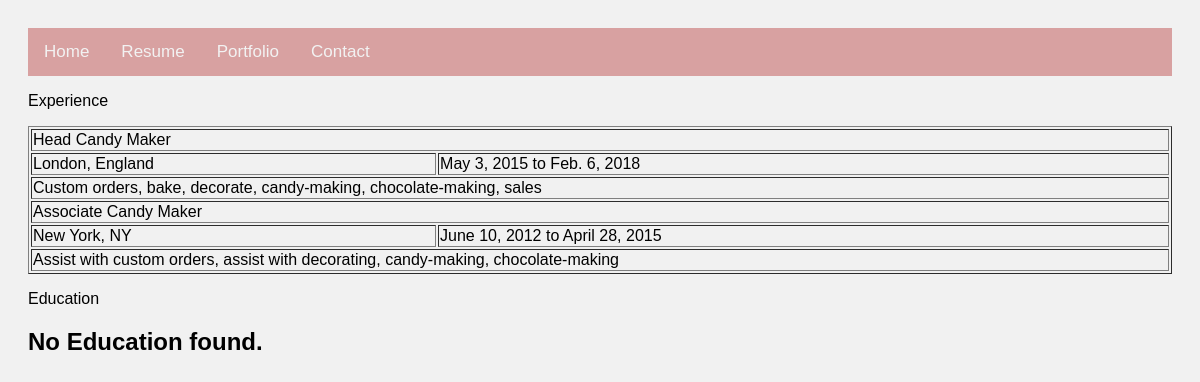
The page /resume/ on the database as committed earlier.
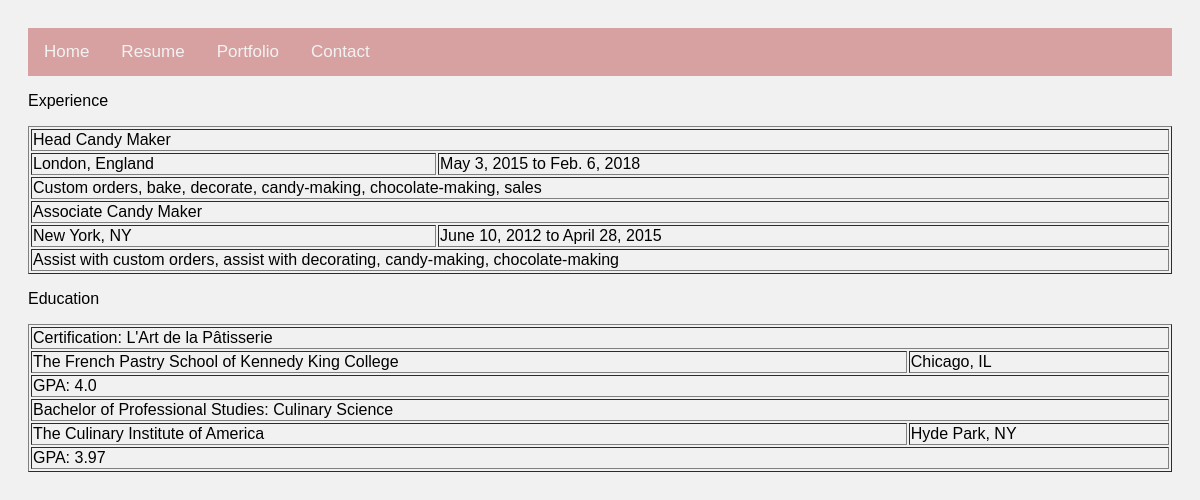
The same page on the database as committed later.
### resume/models.py (models this page shows, shortened)
class Experience(models.Model):
	title = models.CharField(max_length=60, null=False, blank=False)
	location = models.CharField(max_length=60, null=False, blank=True)
	start_date = models.DateField(null=True, blank=True)
	end_date = models.DateField(null=True, blank=True)
	description = models.TextField(null=False, blank=True)

class Education(models.Model):
	institution_name = models.CharField(max_length=60, null=False,
		blank=False)
	location = models.CharField(max_length=60, null=False, blank=True)
	degree = models.CharField(max_length=60, null=False, blank=True)
	major = models.CharField(max_length=60, null=False, blank=True)
	gpa = models.FloatField(null=False, blank=True)

### resume/views.py (the view)
# urls.py: 2. Add a URL to urlpatterns:  path('', views.home, name='home')
def home(request):
	qs_exp = Experience.objects.all()
	qs_edu = Education.objects.all()
	context = {'my_experience': qs_exp, 'my_education': qs_edu}
	return render(request, 'resume/resume.html', context)

### resume/templates/resume/resume.html (shortened to what this page needs)
{% extends 'base.html' %}
{% block content %}
<p>Experience</p>
<p>
  {% if my_experience %}
  <table border = "1" width = "100%">
    {% for exp in my_experience %}
      <tr>
      <td colspan = "2">{{exp.title}}</td>
      </tr>
      <tr>
        <td>{{exp.location}}</td>
        <td>{{exp.start_date}} to {{exp.end_date}}</td>
      </tr>
      <tr>
      <td colspan = "2">{{exp.description}}</td>
      </tr>
    {% endfor %}
  </table>
  {% else %}
    <h2>No Experience found.</h2>
  {% endif %}
</p>
<p>Education</p>
<p>
  {% if my_education %}
  <table border = "1" width = "100%">
    {% for edu in my_education %}
      <tr>
      <td colspan = "2">{{edu.degree}}: {{edu.major}}</td>
      </tr>
      <tr>
        <td>{{edu.institution_name}}</td>
        <td>{{edu.location}}</td>
      </tr>
      <tr>
      <td colspan = "2">GPA: {{edu.gpa}}</td>
      </tr>
    {% endfor %}
  </table>
  {% else %}
    <h2>No Education found.</h2>
  {% endif %}
</p>
{% endblock %}

### templates/base.html (shortened to what this page needs)
{% load static %}
<!DOCTYPE HTML PUBLIC "-//W3C//DTD HTML 4.01//EN">
<html lang="en">
<head>
	<link rel='stylesheet' href="{% static 'css/nav.css' %}" />
	<link rel='stylesheet' href="{% static 'css/style.css' %}" />
</head>
<body>
	<nav>
		<a href="{% url 'home' %}">Home</a>
		<a href="{% url 'resume:resume' %}">Resume</a>
		<a href="{% url 'portfolio' %}">Portfolio</a>
		<a href="{% url 'contact' %}">Contact</a>
	</nav>
{% block content %}{% endblock %}
</body>
</html>

### static/css/nav.css (style rules this page uses)
nav { margin:0; }
nav { overflow: hidden; background-color: #d8a1a1; }
nav a { float: left; color: #f2f2f2; text-align: center; padding: 14px 16px; text-decoration: none; font-size: 17px; }

### static/css/style.css (style rules this page uses)
body { background-color: #f1f1f1; padding: 20px; font-family: Arial; }

Rows that differ between the two databases and show on the page:
added Education: degree "Certification", major "L'Art de la Pâtisserie", institution_name "The French Pastry School of Kennedy King College", location "Chicago, IL", gpa "4.0"
added Education: degree "Bachelor of Professional Studies", major "Culinary Science", institution_name "The Culinary Institute of America", location "Hyde Park, NY", gpa "3.97"
Other text that changed with them:
text no longer shown: "No Education found."
